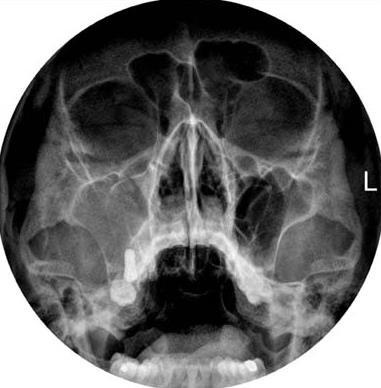
#> input picture sample/sample.png, 381 x 388 px
$ jupyter execute preprocessing_example.ipynb
#> lines starting #> are read from the running program, lines starting #| are printed output that depends on the picture
### utils/transform.py
import numpy as np


def image_padding(img_whole):
    img = np.zeros((600,300))
    h, w = img_whole.shape

    if (600 - h) != 0:
        gap = int((600 - h)/2)
        img[gap:gap+h,:] = img_whole
    elif (300 - w) != 0:
        gap = int((300 - w)/2)
        img[:,gap:gap+w] = img_whole
    else:
        img = img_whole

    return img


def image_windowing(img, w_min=50, w_max=180):
    img_w = img.copy()

    img_w[img_w < w_min] = w_min
    img_w[img_w > w_max] = w_max

    return img_w


def image_bg_reduction(img):
    img_wo_bg = img.copy()

    if np.ndim(img) == 3:
        for d in range(3):
            img_wo_bg[d] = image_bg_reduction(img[d])
    else:
        img_wo_bg[:250] = np.min(img)
        img_wo_bg[500:] = np.min(img)
        img_wo_bg[:, :60] = np.min(img)
        img_wo_bg[:, -60:] = np.min(img)

    return img_wo_bg


def image_roi_crop(img, img_size):
    half_size = img_size // 2
    return img[..., 350-half_size:350+half_size,
               150-half_size:150+half_size].copy()


# [35 lines left out: functions image_minmax, ImagePreprocessing, not called in this run]

### preprocessing_example.ipynb
[cell 1]
import cv2
import matplotlib.pyplot as plt
from utils.transform import image_padding, image_windowing, image_bg_reduction, image_roi_crop

## Load a sample image

[cell 2]
# The sample image is from the KHD2020 slide. (KHD_2020_PNS.pdf)
img_path = './sample/sample.png'
img_whole = cv2.imread(img_path, 0)
#> img_whole is the input picture: shape (388, 381); min 0, max 255, mean 107.4
img_whole = cv2.resize(img_whole, (600,580))
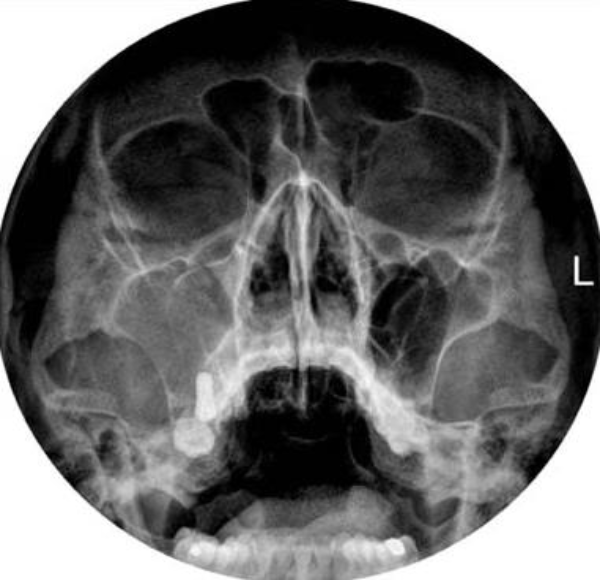
#> img_whole: shape (580, 600); min 0, max 255, mean 107.3

## 1. Left-right cropping

[cell 3]
h, w = img_whole.shape
#> h = 580; w = 600
h_, w_ = h, w//2
#> h_ = 580; w_ = 300
l_img = img_whole[:, w_:2*w_]
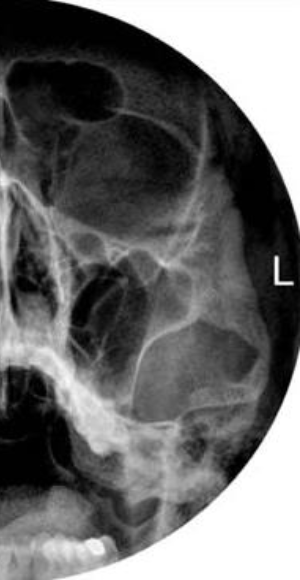
#> l_img: shape (580, 300); min 0, max 255, mean 106.7
r_img = img_whole[:, :w_]
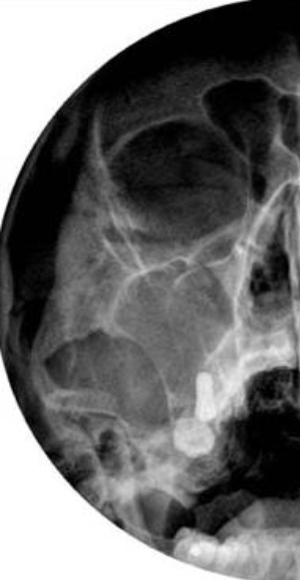
#> r_img: shape (580, 300); min 0, max 255, mean 108

[cell 4]
fig, (ax1, ax2) = plt.subplots(1, 2, figsize=(8,5))

ax1.imshow(l_img, 'gray')
ax1.set_xticks([])
ax1.set_yticks([])
ax1.set_title('Left Crop Image', fontsize=15)

ax2.imshow(r_img, 'gray')
ax2.set_xticks([])
ax2.set_yticks([])
ax2.set_title('Right Crop Image', fontsize=15)

plt.show()
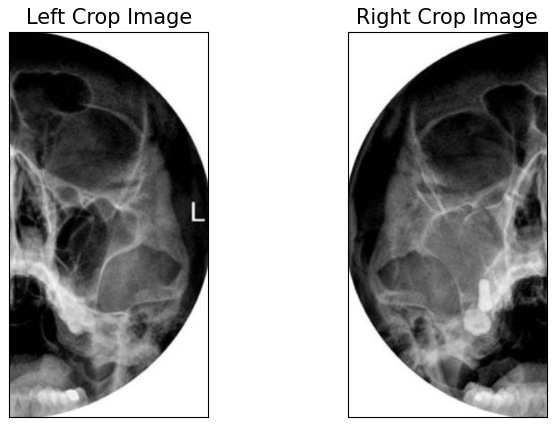
#> figure drawn by matplotlib, 2 panels

## 2. Zero-padding to 300x600

[cell 5]
l_img_pad = image_padding(l_img)
r_img_pad = image_padding(r_img)
#> in image_padding (call 2), `img[gap:gap+h,:] = img_whole`:
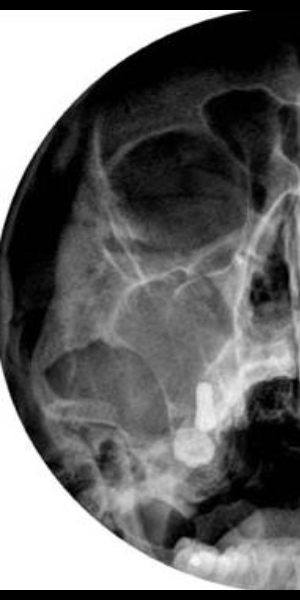
#> img: shape (600, 300) float64; min 0, max 255, mean 104.4

[cell 6]
fig, (ax1, ax2) = plt.subplots(1, 2, figsize=(8,5))

ax1.imshow(l_img_pad, 'gray')
ax1.set_xticks([])
ax1.set_yticks([])
ax1.set_title('Left Padded Image', fontsize=15)

ax2.imshow(r_img_pad, 'gray')
ax2.set_xticks([])
ax2.set_yticks([])
ax2.set_title('Right Padded Image', fontsize=15)

plt.show()

## 3. Windowing

Windowing will change the appearance of the picture to highlight particular structures. The window width and level were selected by heuristic way.

[cell 7]
w_min = 50
w_max = 180

l_img_win = image_windowing(l_img_pad, w_min, w_max)
#> in image_windowing, `img_w[img_w > w_max] = w_max`:
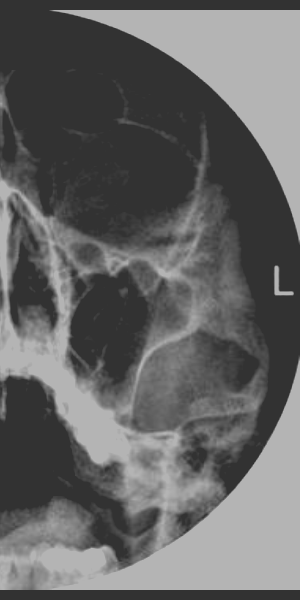
#> img_w: shape (600, 300) float64; min 50, max 180, mean 100.8
r_img_win = image_windowing(r_img_pad, w_min, w_max)
#> call 2 of image_windowing, with w_min = 50, w_max = 180
#> in image_windowing (call 2), `img_w[img_w > w_max] = w_max`:
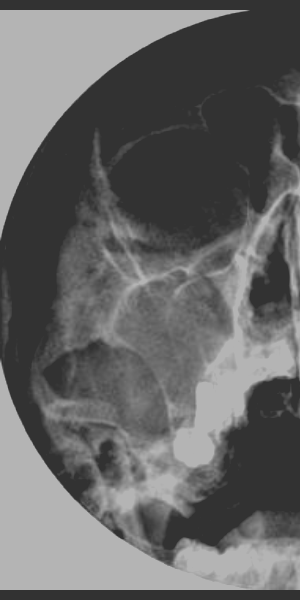
#> img_w: shape (600, 300) float64; min 50, max 180, mean 102.5

[cell 8]
fig, (ax1, ax2) = plt.subplots(1, 2, figsize=(8,5))

ax1.imshow(l_img_win, 'gray')
ax1.set_xticks([])
ax1.set_yticks([])
ax1.set_title('Left Windowed Image', fontsize=15)

ax2.imshow(r_img_win, 'gray')
ax2.set_xticks([])
ax2.set_yticks([])
ax2.set_title('Right Windowed Image', fontsize=15)

plt.show()

## 4. Background Reduction

We thought the provided waters' view data has a lot of unnecessary regions to classify sinusitis. Therefore, several regions such as nose, eyes, and jaw are excluded in training.

[cell 9]
l_img_wo_bg = image_bg_reduction(l_img_win)
r_img_wo_bg = image_bg_reduction(r_img_win)
#> in image_bg_reduction (call 2), `img_wo_bg[:, -60:] = np.min(img)`:
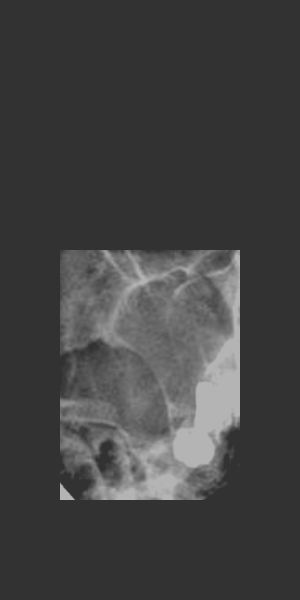
#> img_wo_bg: shape (600, 300) float64; min 50, max 180, mean 66.5

[cell 10]
fig, (ax1, ax2) = plt.subplots(1, 2, figsize=(8,5))

ax1.imshow(l_img_wo_bg, 'gray')
ax1.set_xticks([])
ax1.set_yticks([])
ax1.set_title('Left BG-reducted Image', fontsize=15)

ax2.imshow(r_img_wo_bg, 'gray')
ax2.set_xticks([])
ax2.set_yticks([])
ax2.set_title('Right BG-reducted Image', fontsize=15)

plt.show()

## 5. RoI (Region-of-Interest) Cropping

To make the image and input size of 224x224, we cropped the region of interest and used the cropped image in training.

[cell 11]
img_size = 224

l_img_roi = image_roi_crop(l_img_wo_bg, img_size)
#> in image_roi_crop, `return img[..., 350-half_size:350+half_size, 150-half_size:150+half_si..`:
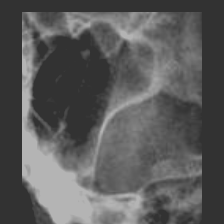
#> returned value: shape (224, 224) float64; min 50, max 180, mean 91
r_img_roi = image_roi_crop(r_img_wo_bg, img_size)
#> call 2 of image_roi_crop, with img_size = 224
#> in image_roi_crop (call 2), `return img[..., 350-half_size:350+half_size, 150-half_size:150+half_si..`:
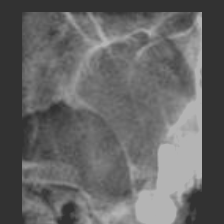
#> returned value: shape (224, 224) float64; min 50, max 180, mean 100.6

[cell 12]
fig, (ax1, ax2) = plt.subplots(1, 2, figsize=(8,5))

ax1.imshow(l_img_roi, 'gray')
ax1.set_xticks([])
ax1.set_yticks([])
ax1.set_title('Left RoI Image', fontsize=15)

ax2.imshow(r_img_roi, 'gray')
ax2.set_xticks([])
ax2.set_yticks([])
ax2.set_title('Right RoI Image', fontsize=15)

plt.show()
